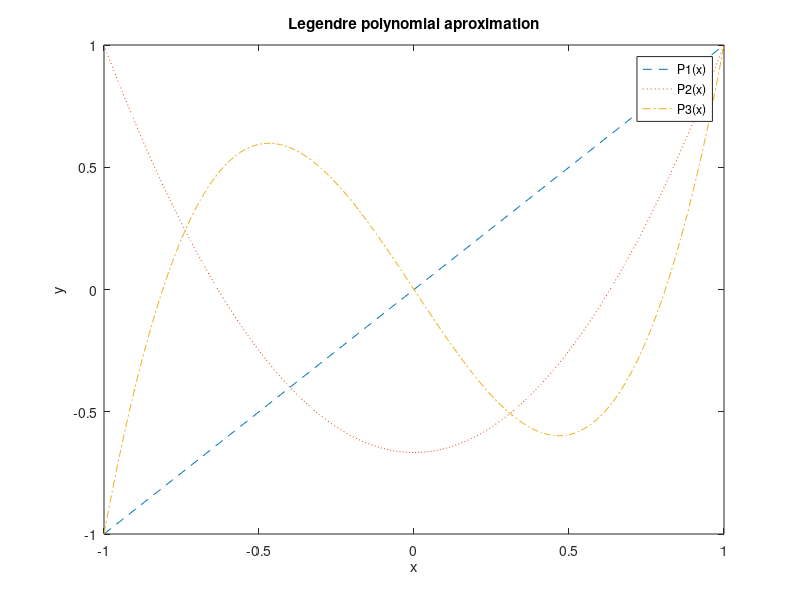

Source code (MATLAB):
P0 = @(x) 1;
P1 = @(x) x;
P2 = @(x) ((((4+1)/3)*x.^2)-((2/3)*1));
P3 = @(x) (7/4)*x.*P2(x)-(3/4)*x;
y = -1:.01:1;
plot (y,P1(y),'--',y,P2(y), ':',y,P3(y),'-.' )
legend('P1(x)','P2(x)','P3(x)')
title('Legendre polynomial aproximation')
xlabel('x')
ylabel('y')